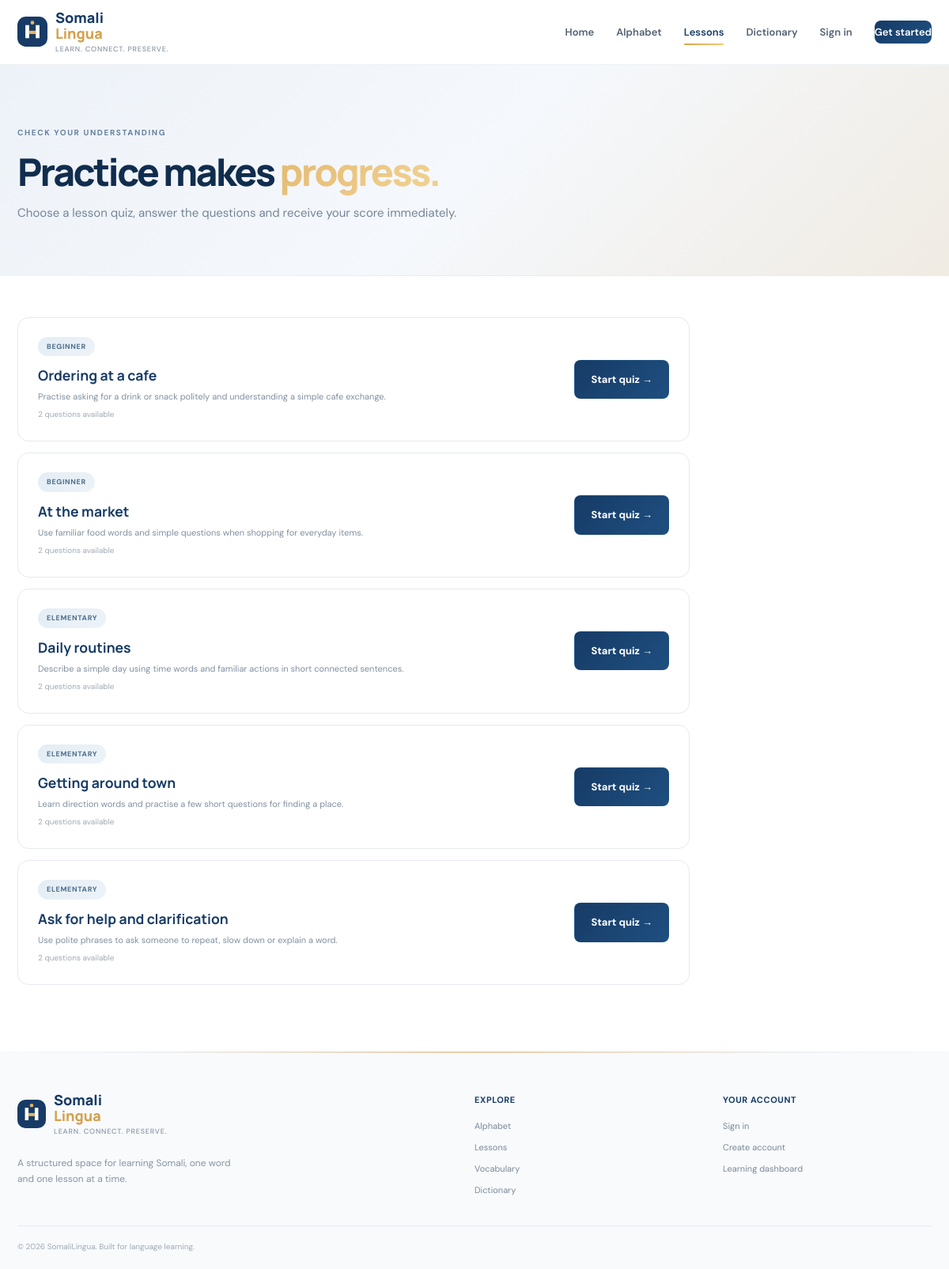
Screenshot of /SomaliLingua/pages/quizzes.php with the database file from the repository.
### tables this page shows
CREATE TABLE lessons (
  id INT UNSIGNED AUTO_INCREMENT PRIMARY KEY,
  title VARCHAR(180) NOT NULL,
  slug VARCHAR(200) NOT NULL UNIQUE,
  level ENUM('beginner','elementary','intermediate') NOT NULL DEFAULT 'beginner',
  description VARCHAR(500) NOT NULL DEFAULT '',
  content MEDIUMTEXT NOT NULL,
  estimated_minutes SMALLINT UNSIGNED NOT NULL DEFAULT 10,
  is_published TINYINT(1) NOT NULL DEFAULT 1,
  sort_order INT NOT NULL DEFAULT 0,
  created_at TIMESTAMP NOT NULL DEFAULT CURRENT_TIMESTAMP,
  updated_at TIMESTAMP NOT NULL DEFAULT CURRENT_TIMESTAMP ON UPDATE CURRENT_TIMESTAMP
);

### SOMAliLingua/includes/functions.php (called while the page is built, shortened)
<?php
function url(string $path = ''): string {
    return rtrim(BASE_URL, '/') . ($path !== '' ? '/' . ltrim($path, '/') : '/');
}
function e(?string $value): string { return htmlspecialchars((string)$value, ENT_QUOTES | ENT_SUBSTITUTE, 'UTF-8'); }
function level_label(string $level): string { return ucfirst(str_replace('_', ' ', $level)); }

### SOMAliLingua/pages/quizzes.php (the view)
<?php
require_once __DIR__.'/../includes/functions.php';$lessons=$pdo->query('SELECT l.id,l.title,l.level,l.description,COUNT(q.id) question_count FROM lessons l LEFT JOIN quiz_questions q ON q.lesson_id=l.id WHERE l.is_published=1 GROUP BY l.id ORDER BY l.sort_order,l.id')->fetchAll();$page_title='Knowledge checks';$active_page='lessons';require __DIR__.'/../includes/header.php';
?>
<section class="page-hero"><div class="container"><span class="eyebrow">CHECK YOUR UNDERSTANDING</span><h1>Practice makes <em>progress.</em></h1><p>Choose a lesson quiz, answer the questions and receive your score immediately.</p></div></section><section class="container content-section"><div class="quiz-list"><?php foreach($lessons as $lesson): ?><article class="quiz-list-card"><div><span class="level-chip"><?= e(level_label($lesson['level'])) ?></span><h3><?= e($lesson['title']) ?></h3><p><?= e($lesson['description']) ?></p><small><?= (int)$lesson['question_count'] ?> questions available</small></div><a class="btn btn-primary <?= (int)$lesson['question_count']===0?'btn-disabled':'' ?>" href="<?= url('pages/quiz.php?lesson_id='.(int)$lesson['id']) ?>" <?= (int)$lesson['question_count']===0?'aria-disabled="true"':'' ?>><?= (int)$lesson['question_count']?'Start quiz →':'Coming soon' ?></a></article><?php endforeach; ?></div></section>
<?php require __DIR__.'/../includes/footer.php'; ?>

### rows the page displays
lessons: level "BEGINNER", title "Ordering at a cafe", description "Practise asking for a drink or snack politely and understanding a simple cafe exchange.", question_count "2"
lessons: level "BEGINNER", title "At the market", description "Use familiar food words and simple questions when shopping for everyday items.", question_count "2"
lessons: level "ELEMENTARY", title "Daily routines", description "Describe a simple day using time words and familiar actions in short connected sentences.", question_count "2"
lessons: level "ELEMENTARY", title "Getting around town", description "Learn direction words and practise a few short questions for finding a place.", question_count "2"
lessons: level "ELEMENTARY", title "Ask for help and clarification", description "Use polite phrases to ask someone to repeat, slow down or explain a word.", question_count "2"
